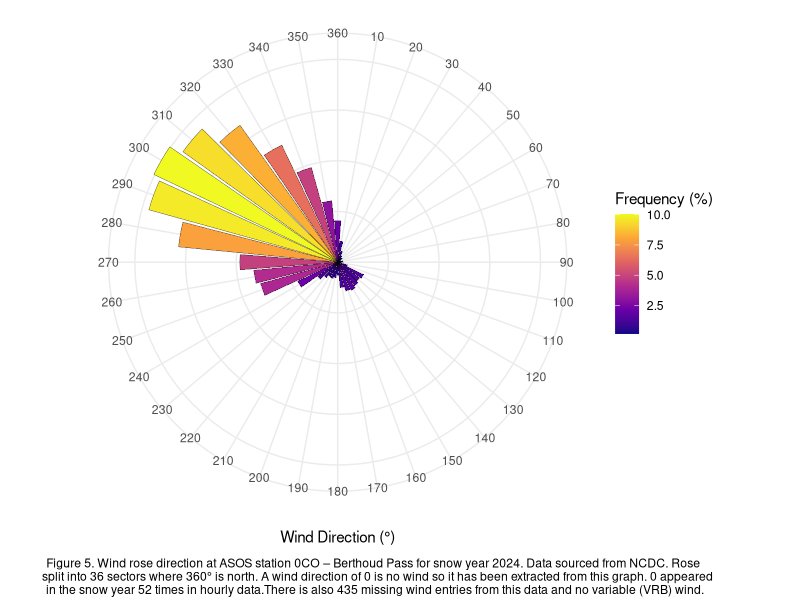

The R script that drew this image:
## ---- chunk 1
library(tidyverse)
library(ggplot2)
library(viridis)
library(stringr)

ASOS<-read.csv("data/0CO_works copy.csv")


ASOS <- ASOS %>%
  mutate(wind_speed_ms = as.numeric(sknt) * 0.514)%>%
  mutate(valid = mdy(valid))


windassign <- ASOS %>%
  mutate(month = month(valid)) %>%
  group_by(month) %>%
  summarise(
    avg_wind = mean(wind_speed_ms, na.rm = TRUE),
    max_wind = max(wind_speed_ms, na.rm = TRUE)
  )
  

windassign <- ASOS %>%
  mutate(
    month_date = floor_date(valid, "month"),                 
    month_lab = month(valid, label = TRUE, abbr = TRUE)
  ) %>%
  group_by(month_date, month_lab) %>%
  summarise(
    avg_wind = mean(wind_speed_ms, na.rm = TRUE),
    max_wind = max(wind_speed_ms, na.rm = TRUE),
    .groups = "drop"
  )

sy_months <- c("Sep","Oct","Nov","Dec","Jan","Feb","Mar","Apr","May","Jun","Jul","Aug")

windassign <- windassign %>%
  mutate(month_lab = factor(month_lab, levels = sy_months))



## ---- chunk 2
wind_direct <- ASOS %>%
  mutate(
    wind_type = case_when(
      drct == 0 ~ "Calm",
      drct == "VRB" ~ "Variable",
      TRUE ~ "Directional"
    ), sector = ifelse(wind_type == "Directional",
                    floor((as.numeric(drct) + 5) / 10) * 10, NA) 
  )%>%filter(!is.na(drct))



wind_freq <- wind_direct %>%
  group_by(sector, wind_type) %>%
  summarise(n = n(), .groups = "drop") %>%
  mutate(percent = n / sum(n) * 100) %>%
  filter(wind_type == "Directional") %>%
  filter(!is.na(sector))


max_pct <- ceiling(max(wind_freq$percent))

ggplot(wind_freq, aes(x = factor(sector), y = percent, fill = percent)) +
  geom_bar(stat = "identity", color = "black", size = 0.1) +
  coord_polar(start = pi/36) +
  scale_fill_viridis_c(option = "C", name = "Frequency (%)") +
  labs(
    x = "Wind Direction (°)",
    y = NULL,
    caption = "Figure 5. Wind rose direction at ASOS station 0CO – Berthoud Pass for snow year 2024. Data sourced from NCDC. Rose 
split into 36 sectors where 360° is north. A wind direction of 0 is no wind so it has been extracted from this graph. 0 appeared 
in the snow year 52 times in hourly data.There is also 435 missing wind entries from this data and no variable (VRB) wind."

  ) +
  theme_minimal() +
  theme(
    axis.text.y = element_blank(),axis.ticks.y = element_blank()
  )+theme(
    axis.text.y = element_blank(),
    plot.caption = element_text(vjust = -0.5,hjust = 0.25))
